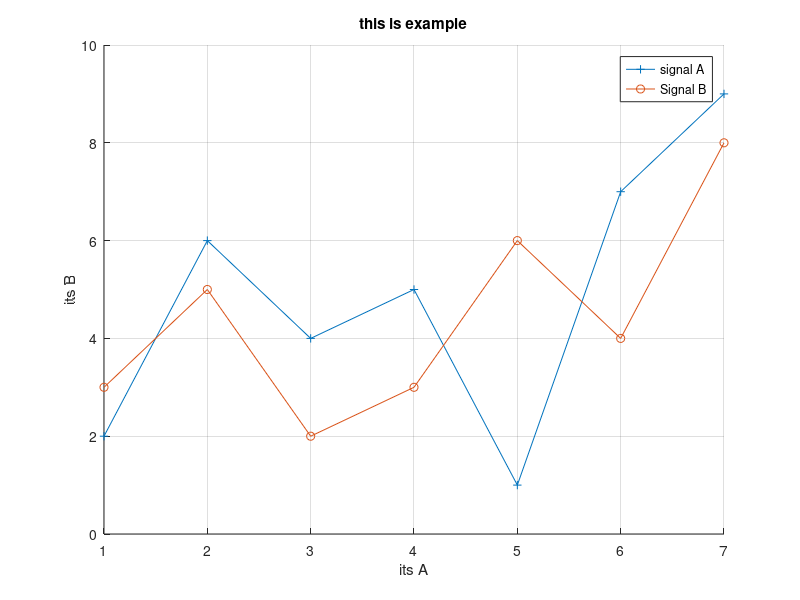

The MATLAB source for this figure:
%matlab est un interpreteur de command , chaque element est un matrice (1D,2D)
%en mode  interactif(workspace) (historique), executife , ligne de commande(file.m to save instruction)
A=[2 6 4 5 1 7 9];
B=[3 5 2 3 6 4 8];
vect = randi([-50, 50], 1, 100);
a='Nor el houda  ';
b='Brioua';
%
for i= 1:5
   L= A(1,:)+5;
    
end
na=[a b]
C=A+B;
C1=A.*B;%TERME A TERME ./ ou .%
disp( C1);
disp(L);
%plot(vect,'+')
hold on
plot(A,'+-'),plot(B,'o-'),
xlabel('its A');
ylabel('its B');
title('this is example');
grid on;
legend('signal A', 'Signal B');


